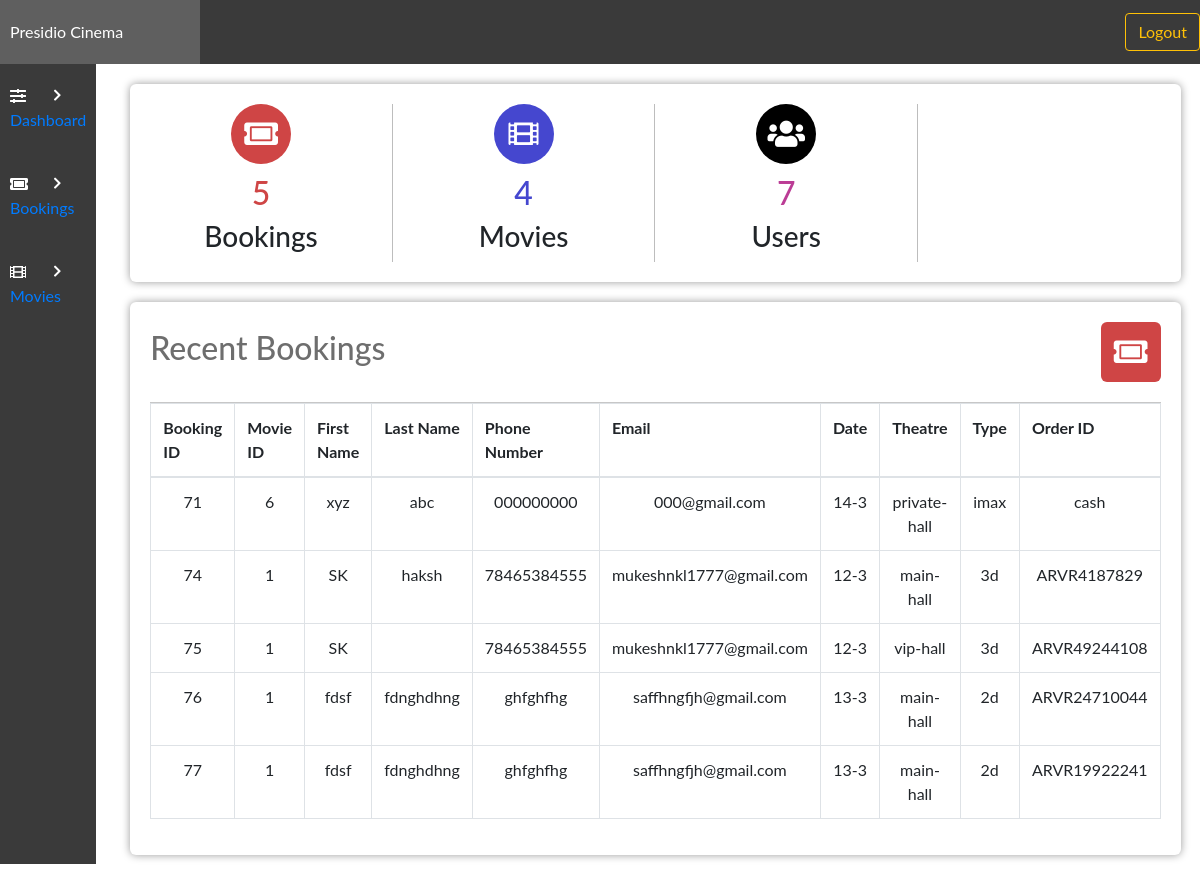
The page /admin/admin.php (signed in) on the database its author committed.
### tables this page shows
CREATE TABLE `bookingtable` (
  `bookingID` int(11) NOT NULL,
  `movieID` int(11) DEFAULT NULL,
  `bookingTheatre` varchar(100) NOT NULL,
  `bookingType` varchar(100) DEFAULT NULL,
  `bookingDate` varchar(50) NOT NULL,
  `bookingTime` varchar(50) NOT NULL,
  `bookingFName` varchar(100) NOT NULL,
  `bookingLName` varchar(100) DEFAULT NULL,
  `bookingPNumber` varchar(12) NOT NULL,
  `bookingEmail` varchar(255) NOT NULL,
  `amount` varchar(255) NOT NULL,
  `ORDERID` varchar(255) NOT NULL,
  `DATE-TIME` datetime NOT NULL DEFAULT current_timestamp()
);

### admin/admin.php (the view, shortened to what this page needs)
<?php
include "config.php";
?>
<!DOCTYPE html>
<html lang="en">
<head>
    <link rel="stylesheet" href="../style/styles.css">
    <link rel="stylesheet" href="https://use.fontawesome.com/releases/v5.7.2/css/all.css">
    <link rel="stylesheet" href="https://maxcdn.bootstrapcdn.com/bootstrap/4.0.0/css/bootstrap.min.css">
    <link rel="stylesheet" href="https://cdn.datatables.net/1.10.22/css/dataTables.bootstrap4.min.css">
    <link rel="stylesheet" href="https://maxcdn.bootstrapcdn.com/bootstrap/4.0.0/css/bootstrap.min.css">
</head>
<body>
    <?php
    $sql = "SELECT * FROM bookingtable";
    $bookingsNo = mysqli_num_rows(mysqli_query($con, $sql));
    $moviesNo = mysqli_num_rows(mysqli_query($con, "SELECT * FROM movietable"));
    $userNo = mysqli_num_rows(mysqli_query($con, "SELECT * FROM users"));
    ?>
    <?php include('header.php'); ?>
    <div class="admin-container">
        <?php include('sidebar.php'); ?>
        <div class="admin-section admin-section2">
            <div class="admin-section-column">
                <div class="admin-section-panel admin-section-stats">
                    <div class="admin-section-stats-panel">
                        <i class="fa fa-ticket-alt" style="background-color: #cf4545"></i>
                        <h2 style="color: #cf4545"><?php echo $bookingsNo ?></h2>
                        <h3>Bookings</h3>
                    </div>
                    <div class="admin-section-stats-panel">
                        <i class="fas fa-film" style="background-color: #4547cf"></i>
                        <h2 style="color: #4547cf"><?php echo $moviesNo ?></h2>
                        <h3>Movies</h3>
                    </div>
                    <div class="admin-section-stats-panel">
                        <i class="fas fa-users" style="background-color: #000000"></i>
                        <h2 style="color: #bb3c95"><?php echo $userNo ?></h2>
                        <h3>Users</h3>
                    </div>
                </div>
                <div class="admin-section-panel admin-section-panel1">
                    <div class="admin-panel-section-header">
                        <h2>Recent Bookings</h2>
                        <i class="fas fa-ticket-alt" style="background-color: #cf4545"></i>
                    </div>
                    <div class="admin-panel-section-content">
                        <table class="table table-bordered" id="dataTable" width="100%" cellspacing="0">
                            <tr>
                                <th>Booking ID</th>
                                <th>Movie ID</th>
                                <th>First Name</th>
                                <th>Last Name</th>
                                <th>Phone Number</th>
                                <th>Email</th>
                                <th>Date</th>
                                <th>Theatre</th>
                                <th>Type</th>
                                <th>Order ID</th>
                            </tr>
                            <tbody>
                                <?php
                                $select = "SELECT * FROM `bookingtable`";
                                $run = mysqli_query($con, $select);
                                while ($row = mysqli_fetch_array($run)) {
                                    $bookingid = $row['bookingID'];
                                    $movieID = $row['movieID'];
                                    $bookingFName = $row['bookingFName'];
                                    $bookingLName = $row['bookingLName'];
                                    $mobile = $row['bookingPNumber'];
                                    $email = $row['bookingEmail'];
                                    $date = $row['bookingDate'];
                                    $theatre = $row['bookingTheatre'];
                                    $type = $row['bookingType'];
                                    $ORDERID = $row['ORDERID'];
                                ?>
                                    <tr align="center">
                                        <td><?php echo $bookingid; ?></td>
                                        <td><?php echo $movieID; ?></td>
                                        <td><?php echo $bookingFName; ?></td>
                                        <td><?php echo $bookingLName; ?></td>
                                        <td><?php echo $mobile; ?></td>
                                        <td><?php echo $email; ?></td>
                                        <td><?php echo $date; ?></td>
                                        <td><?php echo $theatre; ?></td>
                                        <td><?php echo $type; ?></td>
                                        <td><?php echo $ORDERID; ?></td>
                                    </tr>
                                <?php }
                                ?>
                            </tbody>
                        </table>
                    </div>
                </div>
            </div>
        </div>
    </div>
</body>
</html>

### style/styles.css (style rules this page uses)
* { margin: 0; padding: 0; box-sizing: border-box; font-family: "Lato", sans-serif; text-decoration: none; color: unset; }
.admin-container { display: grid; grid-template-columns: 1fr 5fr; }
.admin-section2 { display: flex; flex-wrap: wrap; padding: 0 4px; }
.admin-section-column { flex: 100%; max-width: 100%; padding: 0 30px; }
.admin-section-panel { width: 100%; vertical-align: middle; background-color: #fff; -webkit-border-radius: 6px; -moz-border-radius: 6px; border-radius: 6px; -webkit-box-shadow: 0px 0px 9px 0px rgba(0, 0, 0, 0.4); -moz-box-shadow: 0px 0px 9px 0px rgba(0, 0, 0, 0.4); box-shadow: 0px 0px 9px 0px rgba(0, 0, 0, 0.4); padding: 20px; margin: 20px 0; }
.admin-panel-section-header { display: flex; align-items: center; justify-content: flex-start; padding-bottom: 20px; border-bottom: #c7c7c7 1px solid; }
.admin-panel-section-header > h2 { color: #6e6e6e; }
.admin-panel-section-header > i { text-align: center; font-size: 30px; color: white; height: 60px; width: 60px; border-radius: 10%; line-height: 60px; transition: all 0.5s ease; margin-left: auto; cursor: pointer; }
.admin-section-stats { display: flex; padding: 20px 0; }
.admin-section-stats-panel { flex: 25%; max-width: 25%; text-align: center; border-right: #bdbdbd 1px solid; }
.admin-section-stats-panel > i { font-size: 30px; color: white; height: 60px; width: 60px; border-radius: 50%; line-height: 60px; transition: all 0.5s ease; margin-bottom: 10px; }

### rows shown on the page
bookingtable: bookingID "71", movieID "6", bookingFName "xyz", bookingLName "abc", bookingPNumber "000000000", bookingEmail "000@gmail.com", bookingDate "14-3", bookingTheatre "private-hall", bookingType "imax", ORDERID "cash"
bookingtable: bookingID "74", movieID "1", bookingFName "SK", bookingLName "haksh", bookingPNumber "78465384555", bookingEmail "mukeshnkl1777@gmail.com", bookingDate "12-3", bookingTheatre "main-hall", bookingType "3d", ORDERID "ARVR4187829"
bookingtable: bookingID "75", movieID "1", bookingFName "SK", bookingPNumber "78465384555", bookingEmail "mukeshnkl1777@gmail.com", bookingDate "12-3", bookingTheatre "vip-hall", bookingType "3d", ORDERID "ARVR49244108"
bookingtable: bookingID "76", movieID "1", bookingFName "fdsf", bookingLName "fdnghdhng", bookingPNumber "ghfghfhg", bookingEmail "saffhngfjh@gmail.com", bookingDate "13-3", bookingTheatre "main-hall", bookingType "2d", ORDERID "ARVR24710044"
bookingtable: bookingID "77", movieID "1", bookingFName "fdsf", bookingLName "fdnghdhng", bookingPNumber "ghfghfhg", bookingEmail "saffhngfjh@gmail.com", bookingDate "13-3", bookingTheatre "main-hall", bookingType "2d", ORDERID "ARVR19922241"

### other values the page prints
$bookingsNo "5"
$moviesNo "4"
$userNo "7"
